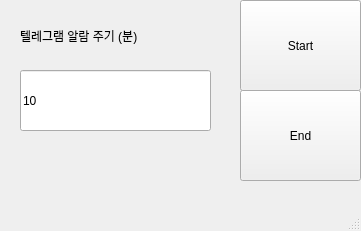
<?xml version="1.0" encoding="UTF-8"?>
<ui version="4.0">
 <class>mainWindow</class>
 <widget class="QMainWindow" name="mainWindow">
  <property name="geometry">
   <rect>
    <x>0</x>
    <y>0</y>
    <width>361</width>
    <height>231</height>
   </rect>
  </property>
  <property name="sizePolicy">
   <sizepolicy hsizetype="Fixed" vsizetype="Fixed">
    <horstretch>0</horstretch>
    <verstretch>0</verstretch>
   </sizepolicy>
  </property>
  <property name="windowTitle">
   <string>삼미미 자동캡처프로그램</string>
  </property>
  <widget class="QWidget" name="centralwidget">
   <widget class="QPushButton" name="start">
    <property name="geometry">
     <rect>
      <x>240</x>
      <y>0</y>
      <width>121</width>
      <height>91</height>
     </rect>
    </property>
    <property name="sizePolicy">
     <sizepolicy hsizetype="Fixed" vsizetype="Fixed">
      <horstretch>0</horstretch>
      <verstretch>0</verstretch>
     </sizepolicy>
    </property>
    <property name="text">
     <string>Start</string>
    </property>
   </widget>
   <widget class="QPushButton" name="end">
    <property name="geometry">
     <rect>
      <x>240</x>
      <y>90</y>
      <width>121</width>
      <height>91</height>
     </rect>
    </property>
    <property name="sizePolicy">
     <sizepolicy hsizetype="Fixed" vsizetype="Fixed">
      <horstretch>0</horstretch>
      <verstretch>0</verstretch>
     </sizepolicy>
    </property>
    <property name="text">
     <string>End</string>
    </property>
   </widget>
   <widget class="QLabel" name="label">
    <property name="geometry">
     <rect>
      <x>20</x>
      <y>10</y>
      <width>161</width>
      <height>51</height>
     </rect>
    </property>
    <property name="text">
     <string>텔레그램 알람 주기 (분)</string>
    </property>
   </widget>
   <widget class="QLineEdit" name="time">
    <property name="geometry">
     <rect>
      <x>20</x>
      <y>70</y>
      <width>191</width>
      <height>61</height>
     </rect>
    </property>
    <property name="text">
     <string>10</string>
    </property>
   </widget>
  </widget>
  <widget class="QMenuBar" name="menubar">
   <property name="geometry">
    <rect>
     <x>0</x>
     <y>0</y>
     <width>361</width>
     <height>24</height>
    </rect>
   </property>
  </widget>
  <widget class="QStatusBar" name="statusbar"/>
 </widget>
 <resources/>
 <connections/>
</ui>
